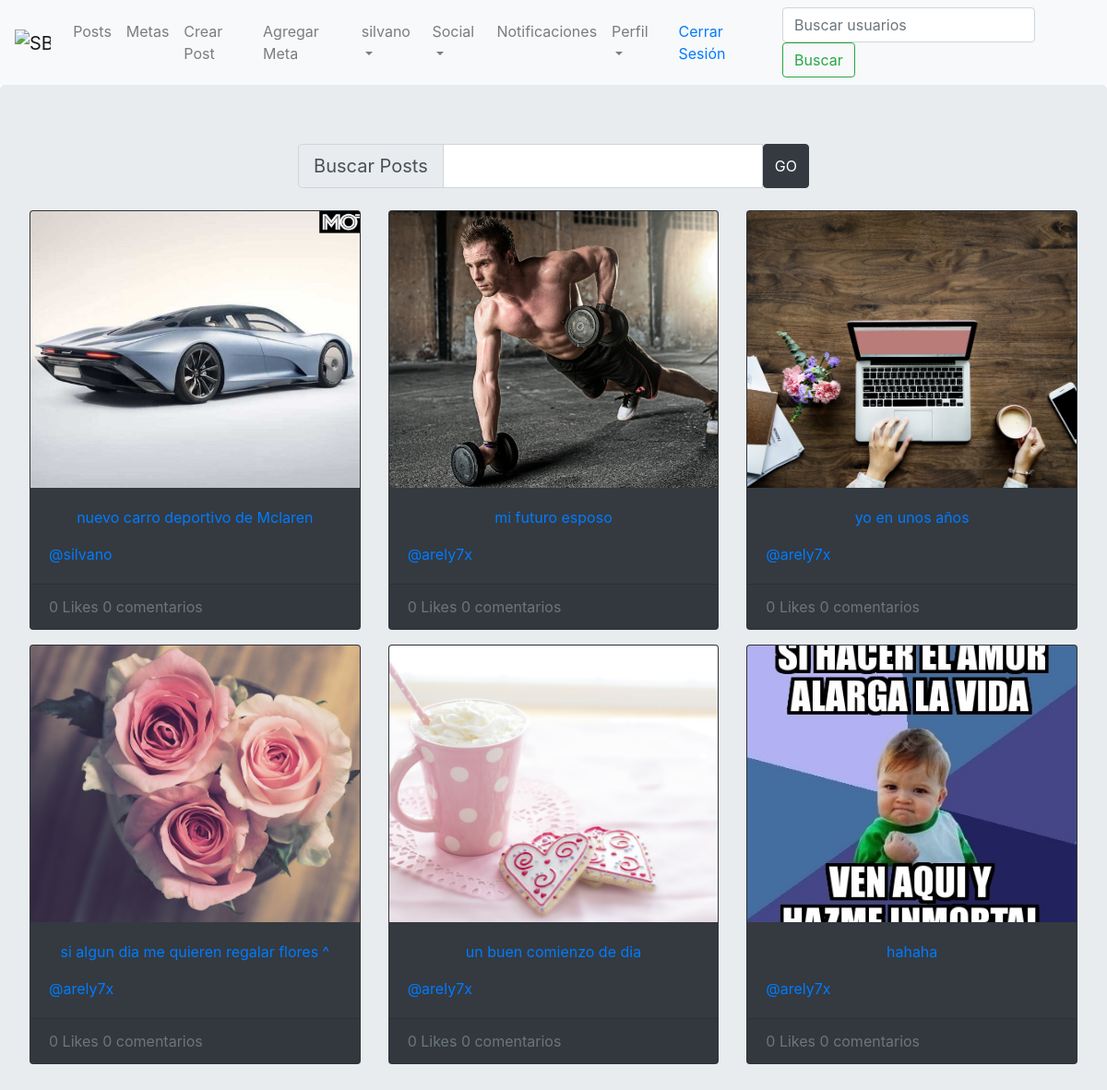
/posts/ (signed in), run on the app's committed database.
### posts/models.py (models this page shows, shortened)
class MakePost(models.Model):
    author = models.ForeignKey(User, related_name='posts', on_delete=models.CASCADE)
    title = models.CharField(max_length=63)
    post_pic = models.ImageField(upload_to='media', blank=True)
    info = models.TextField(max_length=3000, blank=True)
    likes = models.ManyToManyField('auth.User', related_name='likes', blank=True, through='LikeUserList')
    created_date = models.DateTimeField(default=timezone.now)
    class Meta:
        ordering = ['-created_date']

### posts/views.py (the view)
@login_required
def post_list_search(request):
    queryset_list = MakePost.objects.all()
    query = request.GET.get('q')
    if query is not None:
        queryset_list = queryset_list.filter(Q(title__icontains=query) | Q(info__icontains=query))
    paginator = Paginator(queryset_list, 6)    # Show 25 contacts per page
    page = request.GET.get('page')
    queryset = paginator.get_page(page)
    context = {
        "post_list": queryset
    }
    return render(request, 'posts/post_list.html', context)

### posts/templates/posts/post_list.html (shortened to what this page needs)
<!DOCTYPE html>
{% extends "main.html" %}
{% block body_block %}
<div class="jumbotron">
<div class="d-flex justify-content-center">
    <form method="GET" action="{% url 'posts:list'%}" class="form-inline">
        <div class="input-group input-group-lg">
        <div class="input-group-prepend">
            <span class="input-group-text" id="inputGroup-sizing-lg">Buscar Posts</span>
        </div>
        <input type="text" class="form-control" aria-label="Sizing example input" aria-describedby="inputGroup-sizing-lg" name="q">
        <button type="submit" class="btn btn-dark">GO</button>
        </div>
    </form>
</div>
    <br>
    <div class="row">
    {% for post in post_list %}
<div class="col-md-4">
                <div class="card text-white bg-dark mb-3">
                    {% if post.post_pic %}
                        <img class="card-img-top silvano" src="{{ post.post_pic.url }}" alt="Card image cap">
                        <div class="card-body">
                            <p class="text-center"><a href="{% url 'posts:post_detail' pk=post.id %}">{{ post.title }}</a></p>
                            <p class="card-text"><a href="{% url 'posts:for_user' username=post.author.username %}">@{{ post.author.username }}</a></p>
                        </div>
                        <div class="card-footer text-muted">
                            {{ post.likes.count }} Like{{ post.likes.count|pluralize }}
                            {{ post.comments.count }} comentario{{ post.comments.count|pluralize }}
                        </div>
                    {% endif %}
                </div>
            </div>
        {% if forloop.counter|divisibleby:"3" and not forloop.last %}
            </div><div class="row">
        {% endif %}
{% endfor %}
           </div>
</div>
{% endblock %}

### templates/main.html (shortened to what this page needs)
<!DOCTYPE html>
{% load staticfiles %}
{% load bootstrap4 %}
<html lang="en">
<head>
    <link rel="stylesheet" href="{% static 'css/main_style.css' %}"/>
<link rel="stylesheet" href="https://stackpath.bootstrapcdn.com/bootstrap/4.1.3/css/bootstrap.min.css">
</head>
<body>
<nav class="navbar navbar-expand-lg navbar-light bg-light">
    {% if user.is_authenticated %}
     <a class="navbar-brand" href="{% url 'home' %}">
        <img src="http://drive.google.com/uc?export=view&id=1wMCfOAQBbYiHxPS4CjJXNiMtSQU9vugS" width="30" height="30" alt="SB">
    </a>
        <div class="navbar-collapse collapse" id="collapsingNavbarXs">
            <ul class="navbar-nav mr-auto">
                <li class="nav-item">
                    <a class="nav-link" href="{% url 'posts:list' %}">Posts</a>
                </li>
                <li class="nav-item">
                    <a class="nav-link" href="{% url 'todo:todo_list'%}">Metas</a>
                </li>
                <li class="nav-item">
                    <a class="nav-link" href="{% url 'posts:create_post' %}" >Crear Post</a>
                </li>
                <li class="nav-item">
                    <a class="nav-link" href="{% url 'todo:add'%}">Agregar Meta</a>
                </li>
                <li class="nav-item dropdown">
                    <a class="nav-link dropdown-toggle" href="#" id="navbarDropdown" role="button" data-toggle="dropdown" aria-haspopup="true" aria-expanded="false">
                    {{ request.user.first_name }}
                    </a>
                </li>
                <li class="nav-item dropdown">
                    <a class="nav-link dropdown-toggle" href="#" id="navbarDropdown" role="button" data-toggle="dropdown" aria-haspopup="true" aria-expanded="false">
                      Social
                    </a>
                </li>
                <li class="nav-item">
                    <a class="nav-link" href="{% url 'noti:all' %}">Notificaciones</a>
                </li>
            {% if user.profiles %}
                <li class="nav-item dropdown">
                    <a class="nav-link dropdown-toggle" href="#" id="navbarDropdown" role="button" data-toggle="dropdown" aria-haspopup="true" aria-expanded="false">
                        Perfil
                    </a>
                </li>
            {% else %}
                <li class="nav-item">
                    <a class="nav-link" href="{% url 'accounts:createprofile' %}">Crear perfil</a>
                </li>
            {% endif %}
            </ul>
                    <a class="nav-link" href="{% url 'logout' %}" >Cerrar Sesión</a>
            {% block serach_block %}
                <form method="GET" action="{% url 'accounts:list'%}" class="form-inline">
                    <input class="form-control mr-sm-2" type="text" placeholder="Buscar usuarios" aria-label="Search" name="q">
                    <button class="btn btn-outline-success my-2 my-sm-0" type="submit">Buscar</button>
                 </form>
            {% endblock %}
        </div>
    {% else %}
            <a class="nav-link" href="{% url 'login' %}">Iniciar Sesión</a>
            <a class="nav-link" href="{% url 'accounts:registration' %}">Registrarse</a>
    {% endif %}
</nav>
    {% block body_block %}{% endblock %}
</body>
</html>

### accounts/static/css/main_style.css (style rules this page uses)
.silvano { width: 400px; height: 300px; object-fit: cover; }

### data on the page
MakePost: post_pic (picture), title "nuevo carro deportivo de Mclaren", author.username "silvano", likes.count "0", comments.count "0"
MakePost: post_pic (picture), title "mi futuro esposo", author.username "arely7x", likes.count "0", comments.count "0"
MakePost: post_pic (picture), title "yo en unos años", author.username "arely7x", likes.count "0", comments.count "0"
MakePost: post_pic (picture), title "si algun dia me quieren regalar flores ^", author.username "arely7x", likes.count "0", comments.count "0"
MakePost: post_pic (picture), title "un buen comienzo de dia", author.username "arely7x", likes.count "0", comments.count "0"
MakePost: post_pic (picture), title "hahaha", author.username "arely7x", likes.count "0", comments.count "0"

### other printed values
{{ request.user.first_name }} "silvano"
